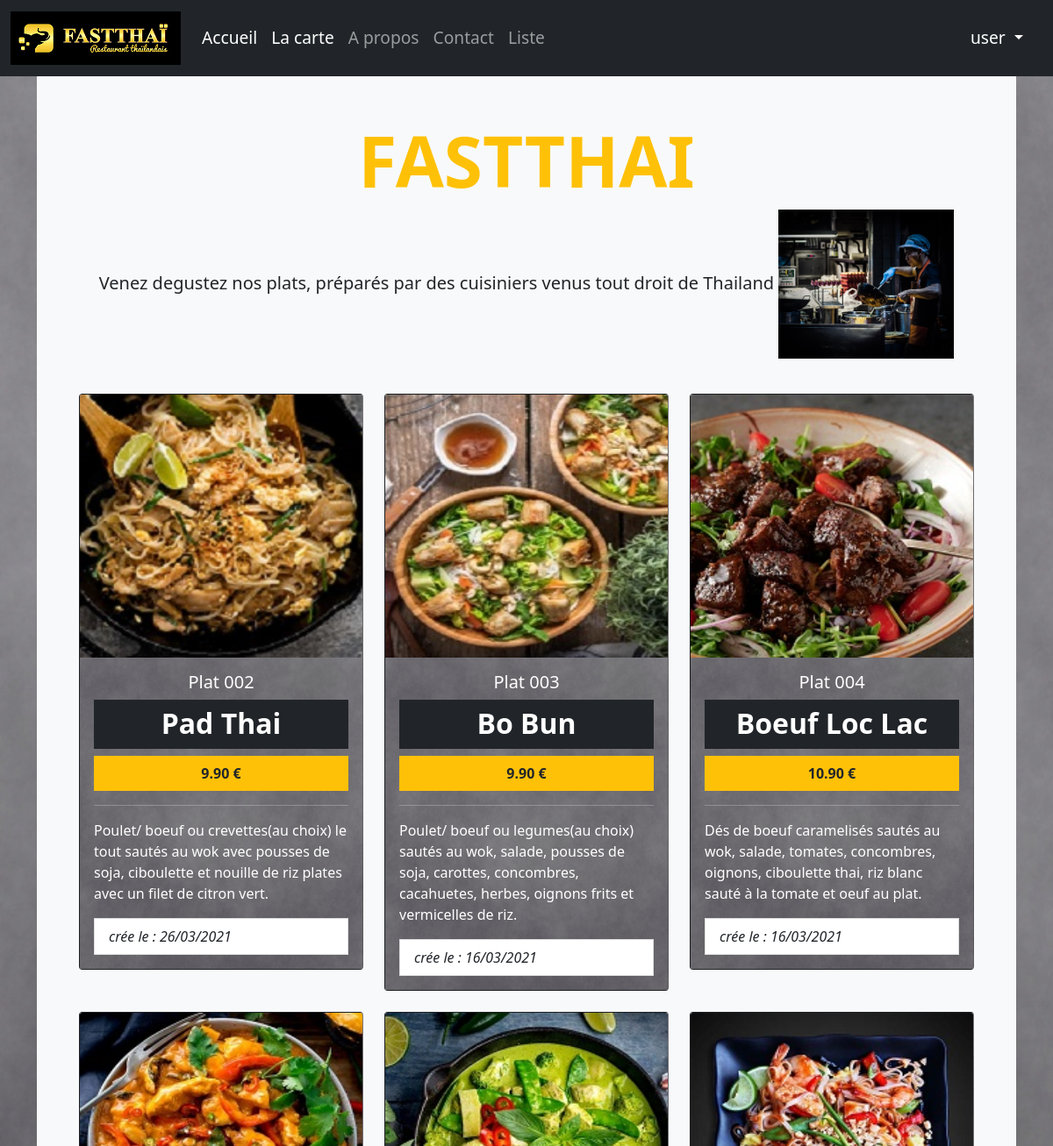
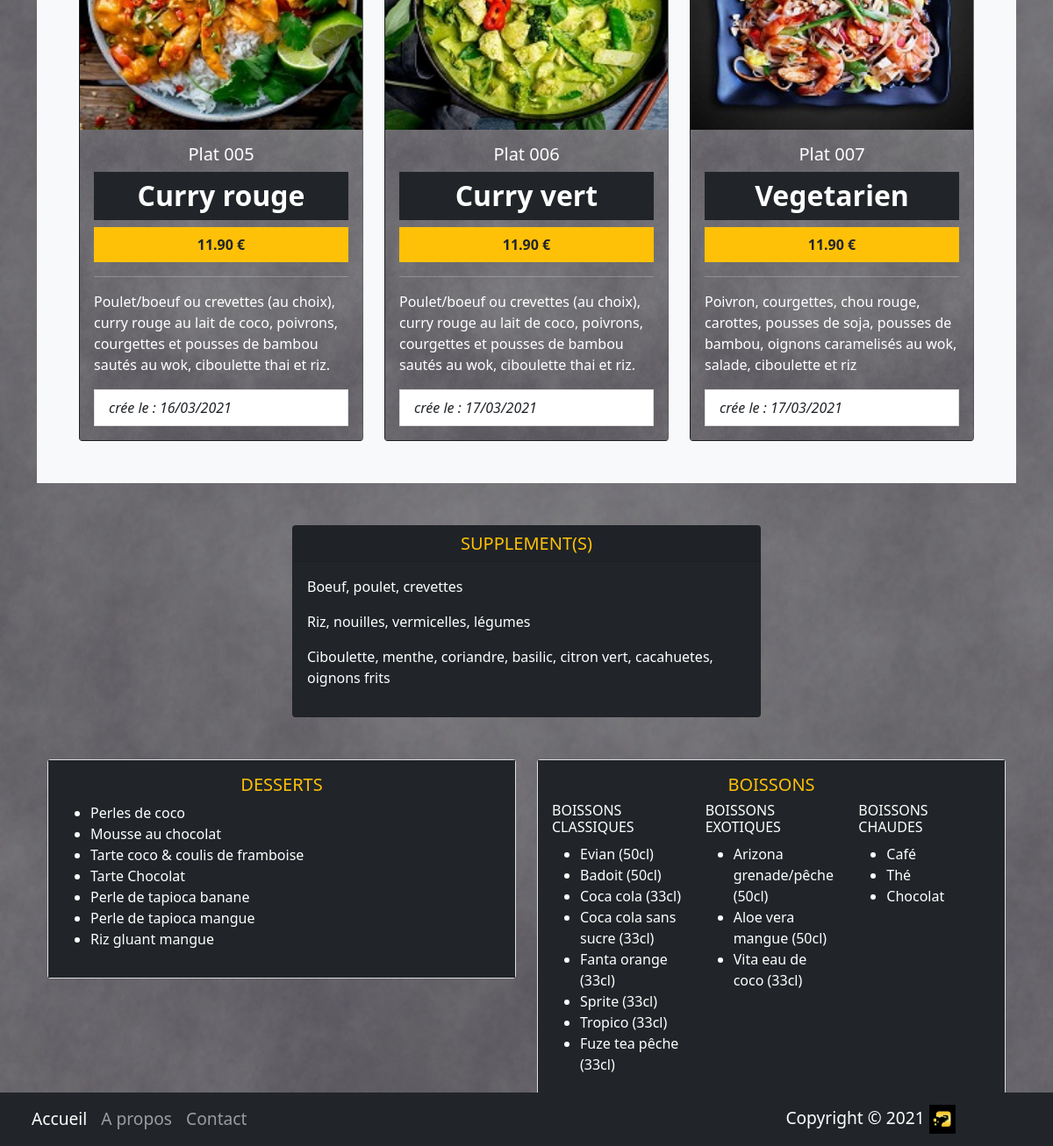
Screenshot of /carte.php (signed in) with the database file from the repository (2 pictures, top to bottom).
### tables this page shows
CREATE TABLE `plat` (
  `id_plat` int(11) NOT NULL,
  `nom_plat` varchar(50) NOT NULL,
  `image` varchar(50) NOT NULL,
  `description` text NOT NULL,
  `prix` float(10,2) NOT NULL,
  `created` date NOT NULL,
  `id_type` int(11) NOT NULL
);

### carte.php (the view, shortened to what this page needs)
<?php
require_once('connect.php');
$sql = "SELECT * FROM plat p
        INNER JOIN category c
        ON p.id_type = c.id_category";
$result = mysqli_query($connexion, $sql);
function trDate($date){
    $dateArray = (explode("-",substr(($date),0,10)));
    $dateIns = $dateArray[2]."/".$dateArray[1]."/".$dateArray[0];
    return $dateIns;
}
?>
<?php require_once('partials/header1.inc');?>
<div class="container" >
<div class="bg-light p-5" id="haut">
    <div class="container text-center">
        <h1 id='titre' class="display-1  text-warning text-bolder">FASTTHAI</h1>
        <p class="lead  "> Venez degustez nos plats, préparés par des cuisiniers venus tout droit de Thailand <img
                src="assets/images/cuisinier.jpg" alt='' width='200'></img></p>
    </div>
    <div>
        <div class="row row-cols-1 row-cols-md-3 g-4 mt-2">
            <?php while($rows = mysqli_fetch_assoc($result)){ ?>
            <div class="col">
                <div class="card bg bg-dark text-white" style= "background-image: url('assets/images/fond.jpg');background-repeat: no-repeat ;background-size: cover;">
                    <img src="assets/images/<?=$rows['image'];?>" class="card-img-top" alt="..." height="300">
                    <div class="card-body">
                        <h5 class="card-title text-center">Plat 00<?=$rows['id_plat'];?>
                        </h5>
                        <ul class="list-group list-group-flush">
                            <li class="list-group-item text-center h2 bg bg-dark text-white"> <strong>
                                    <?=$rows['nom_plat'];?>
                                </strong></li>
                            <li class="list-group-item text-dark bg bg-warning text-center "><strong>
                                    <?=$rows['prix'];?> €
                                </strong> </li>
                        </ul>
                        <hr>
                        <p class="card-text">
                            <?=$rows['description'];?>
                        </p>
                        <i class="list-group-item text-dark text-right">crée le :
                            <?=trDate($rows['created']);?>
                        </i>
                    </div>
                </div>
            </div>
            <?php } ?>
        </div>
    </div>
</div>
<div class='container col-6 offset-3 mt-5 mb-5'>
    <div class="card bg bg-dark ">
        <h5 class="card-header text-warning text-center">SUPPLEMENT(S)</h5>
        <div class="card-body text-white">
            <p>Boeuf, poulet, crevettes</p>
            <p>Riz, nouilles, vermicelles, légumes</p>
            <p>Ciboulette, menthe, coriandre, basilic, citron vert, cacahuetes, oignons frits</p>
        </div>
    </div>
</div>
<div>
    <div class='container mb-5'>
        <div class="row">
            <div class="col-sm-6">
                <div class="card text-white">
                    <div class="card-body bg bg-dark ">
                        <h5 class="card-title text-warning text-center">DESSERTS</h5>
                        <ul>
                            <li>Perles de coco</li>
                            <li>Mousse au chocolat</li>
                            <li>Tarte coco & coulis de framboise</li>
                            <li>Tarte Chocolat</li>
                            <li>Perle de tapioca banane</li>
                            <li>Perle de tapioca mangue</li>
                            <li>Riz gluant mangue</li>
                        </ul>
                    </div>
                </div>
            </div>
            <div class="col-sm-6">
                <div class="card">
                    <div class="card-body bg bg-dark">
                        <h5 class="card-title text-warning text-center">BOISSONS</h5>
                        <div class="row">
                            <div class='col-4 text-white'>
                                <h6 class="card-text text-white">BOISSONS CLASSIQUES</h6>
                                <ul>
                                    <li>Evian (50cl) </li>
                                    <li>Badoit (50cl) </li>
                                    <li>Coca cola (33cl) </li>
                                    <li>Coca cola sans sucre (33cl)</li>
                                    <li>Fanta orange (33cl)</li>
                                    <li>Sprite (33cl)</li>
                                    <li>Tropico (33cl)</li>
                                    <li>Fuze tea pêche (33cl)</li>
                                </ul>
                            </div>
                            <div class='col-4 text-white'>
                                <h6 class="card-text text-white">BOISSONS EXOTIQUES</h6>
                                <ul>
                                    <li>Arizona grenade/pêche (50cl) </li>
                                    <li>Aloe vera mangue (50cl) </li>
                                    <li>Vita eau de coco (33cl) </li>
                                </ul>
                            </div>
                            <div class='col-4 text-white'>
                                <h6 class="card-text text-white">BOISSONS CHAUDES</h6>
                                <ul>
                                    <li>Café</li>
                                    <li>Thé</li>
                                    <li>Chocolat</li>
                                </ul>
                            </div>
                        </div>
                    </div>
                </div>
            </div>
        </div>
    </div>
</div>
</div>
<?php require_once('partials/footer1.inc');?>

### assets/css/style.css (style rules this page uses)
#titre { font-weight: 900; }

### rows the page displays
plat: image (picture), id_plat "2", nom_plat "Pad Thai", prix "9.90", description "Poulet/ boeuf ou crevettes(au choix) le tout sautés au wok avec pousses de soja, ciboulette et nouille de riz plates avec un filet de citron vert.", created "26/03/2021"
plat: image (picture), id_plat "3", nom_plat "Bo Bun", prix "9.90", description "Poulet/ boeuf ou legumes(au choix) sautés au wok, salade, pousses de soja, carottes, concombres, cacahuetes, herbes, oignons frits et vermicelles de riz.", created "16/03/2021"
plat: image (picture), id_plat "4", nom_plat "Boeuf Loc Lac", prix "10.90", description "Dés de boeuf caramelisés sautés au wok, salade, tomates, concombres, oignons, ciboulette thai, riz blanc sauté à la tomate et oeuf au plat.", created "16/03/2021"
plat: image (picture), id_plat "5", nom_plat "Curry rouge", prix "11.90", description "Poulet/boeuf ou crevettes (au choix), curry rouge au lait de coco, poivrons, courgettes et pousses de bambou sautés au wok, ciboulette thai et riz.", created "16/03/2021"
plat: image (picture), id_plat "6", nom_plat "Curry vert", prix "11.90", description "Poulet/boeuf ou crevettes (au choix), curry rouge au lait de coco, poivrons, courgettes et pousses de bambou sautés au wok, ciboulette thai et riz.", created "17/03/2021"
plat: image (picture), id_plat "7", nom_plat "Vegetarien", prix "11.90", description "Poivron, courgettes, chou rouge, carottes, pousses de soja, pousses de bambou, oignons caramelisés au wok, salade, ciboulette et riz", created "17/03/2021"

### other values shown
$_SESSION['auth']['login'] "user"
